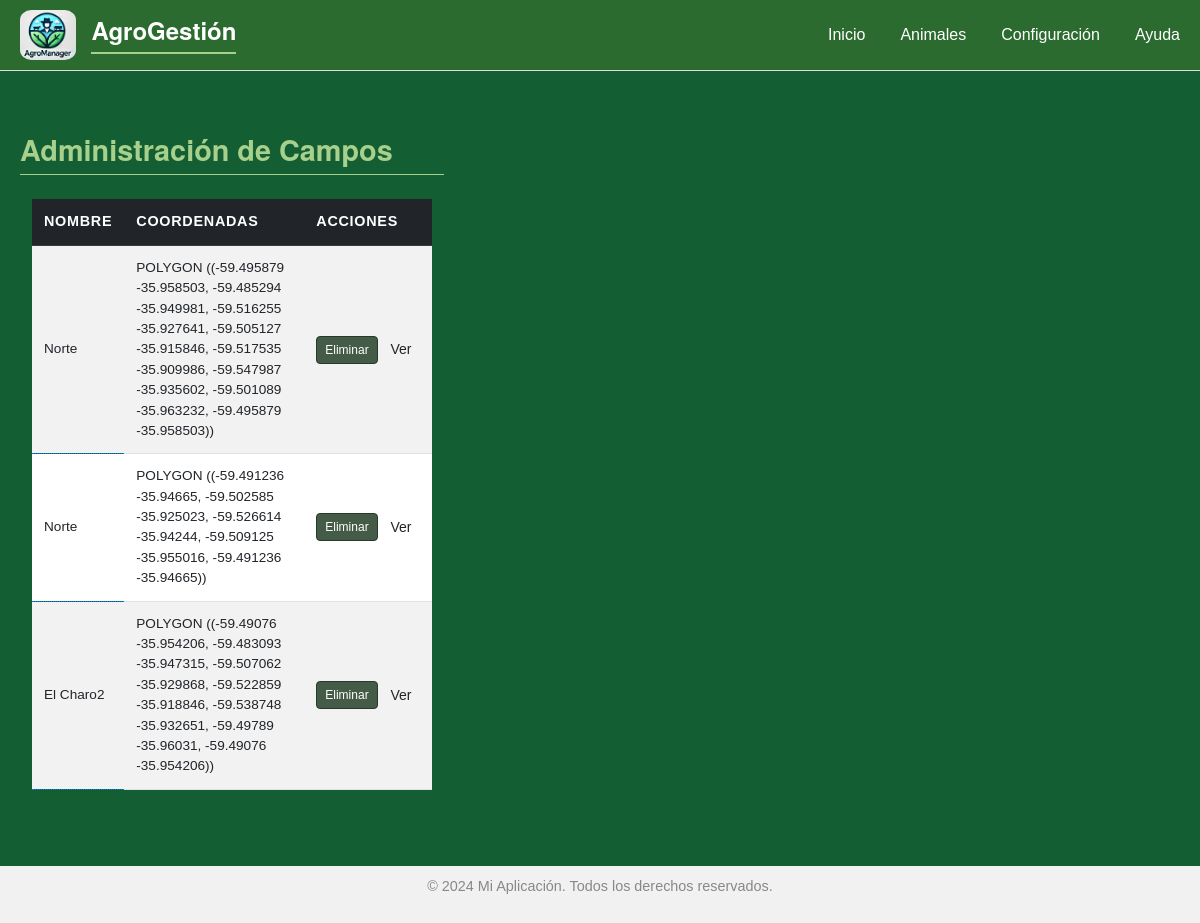
Page /admin_campos/ on the committed database.
### ganaderia/models.py (models this page shows, shortened)
class Campo(models.Model):
    name = models.CharField(max_length=200)
    geometria = models.TextField()  # Almacena la geometría como texto (WKT o GeoJSON)

### ganaderia/views.py (the view)
# urls.py: path('admin_campos/', admin_campos, name='admin_campos'),
def admin_campos(request):
    campos_list = Campo.objects.all()
    return render(request, 'admin_campos.html', {'campos_list': campos_list})

### ganaderia/templates/admin_campos.html (shortened to what this page needs)
{% extends "base.html" %}
{% block content %}
      <div class="panel-container">
            <section class="panel" id="campo-panel">
                  <h2>Administración de Campos</h2>
                  <div id="list-animales">
                      <div class="container mt-4">
                          <div class="table-responsive">
                              <table class="table table-striped table-hover align-middle animal-grid" id="campoTable">
                                  <thead class="table-dark">
                                      <tr>
                                          <th>Nombre</th>
                                          <th>Coordenadas</th>
                                          <th>Acciones</th>
                                      </tr>
                                  </thead>
                                  <tbody>
                                      {% for campo in campos_list%}
                                        <tr data-campo-id="{{ campo.id }}">
                                            <td class="editable" data-field="name">{{ campo.name }} </td>
                                            <td data-field="geometria">{{ campo.geometria }} </td>
                                            <td>
                                                <button class="btn btn-danger btn-sm" onclick="confirmDelete({{ campo.id }})" >Eliminar</button>
                                                <a class="btn btn-sm" href="{% url 'view_campo' campo_id=campo.id %}">
                                                    Ver
                                                </a>
                                            </td>
                                        </tr>
                                      {% endfor %}
                                  </tbody>
                              </table>
                          </div>
                      </div>
                  </div>
            </section>
      </div>
{% endblock %}

### ganaderia/static/css/styles.css (style rules this page uses)
body { font-family: Arial, sans-serif; margin: 0; padding: 0; background-color: #135f33; color: #333; }
h1, h2, h3, h4, h5, h6 { font-family: 'Helvetica Neue', Arial, sans-serif; font-weight: 600; }
h2 { font-size: 1.8em; line-height: 1.3; color: #a8d08d; border-bottom: 1px solid #a8d08d; padding-bottom: 0.2em; margin-bottom: 0.6em; }
.panel-container { display: flex; gap: 20px; max-width: 1200px; margin: 40px auto; padding: 20px; }
.animal-grid { font-size: 0.85rem; }
.animal-grid thead th { font-size: 0.9rem; text-transform: uppercase; letter-spacing: 0.05em; }
.animal-grid td, .animal-grid th { padding: 0.75rem; vertical-align: middle; }
.animal-grid td button { font-size: 0.75rem; padding: 4px 8px; background-color: #445b47; border: 1px solid #28382a; }
.editable { background-color: #325d47; }
th { white-space: normal; padding: 8px 10px; font-size: 0.7em; text-align: left; }
thead { height: 30px; }
th, td { text-overflow: ellipsis; overflow: hidden; max-width: 180px; }

### ganaderia/templates/base.html (style rules this page uses)
.editable { cursor: pointer; border-bottom: 1px dotted #007bff; color: #007bff; }

### rows in the picture
Campo: name "Norte", geometria "POLYGON ((-59.495879 -35.958503, -59.485294 -35.949981, -59.516255 -35.927641, -59.505127 -35.915846, -59.517535 -35.909986, -59.547987 -35.935602, -59.501089 -35.963232, -59.495879 -35.958503))"
Campo: name "Norte", geometria "POLYGON ((-59.491236 -35.94665, -59.502585 -35.925023, -59.526614 -35.94244, -59.509125 -35.955016, -59.491236 -35.94665))"
Campo: name "El Charo2", geometria "POLYGON ((-59.49076 -35.954206, -59.483093 -35.947315, -59.507062 -35.929868, -59.522859 -35.918846, -59.538748 -35.932651, -59.49789 -35.96031, -59.49076 -35.954206))"
